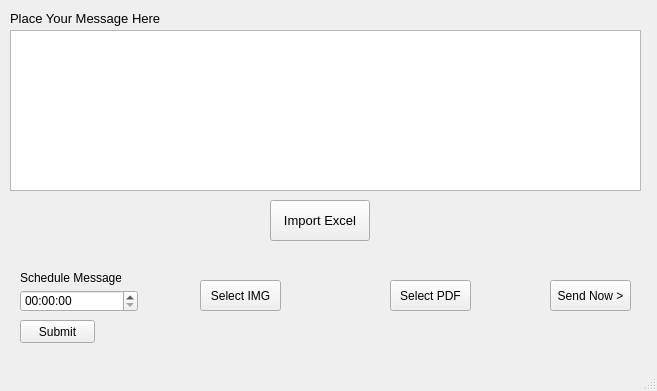
<?xml version="1.0" encoding="UTF-8"?>
<ui version="4.0">
 <class>MainWindow</class>
 <widget class="QMainWindow" name="MainWindow">
  <property name="geometry">
   <rect>
    <x>0</x>
    <y>0</y>
    <width>657</width>
    <height>391</height>
   </rect>
  </property>
  <property name="windowTitle">
   <string>MainWindow</string>
  </property>
  <widget class="QWidget" name="centralwidget">
   <widget class="QLabel" name="Placeur_msg_label">
    <property name="geometry">
     <rect>
      <x>10</x>
      <y>10</y>
      <width>221</width>
      <height>16</height>
     </rect>
    </property>
    <property name="font">
     <font>
      <pointsize>10</pointsize>
     </font>
    </property>
    <property name="text">
     <string>Place Your Message Here</string>
    </property>
   </widget>
   <widget class="QTextEdit" name="input_text_box">
    <property name="geometry">
     <rect>
      <x>10</x>
      <y>30</y>
      <width>631</width>
      <height>161</height>
     </rect>
    </property>
   </widget>
   <widget class="QPushButton" name="Import_excel">
    <property name="geometry">
     <rect>
      <x>270</x>
      <y>200</y>
      <width>100</width>
      <height>41</height>
     </rect>
    </property>
    <property name="font">
     <font>
      <pointsize>10</pointsize>
     </font>
    </property>
    <property name="text">
     <string>Import Excel</string>
    </property>
   </widget>
   <widget class="QPushButton" name="Send_now">
    <property name="geometry">
     <rect>
      <x>550</x>
      <y>280</y>
      <width>81</width>
      <height>31</height>
     </rect>
    </property>
    <property name="font">
     <font>
      <pointsize>9</pointsize>
     </font>
    </property>
    <property name="text">
     <string>Send Now &gt;</string>
    </property>
   </widget>
   <widget class="QPushButton" name="Submit">
    <property name="geometry">
     <rect>
      <x>20</x>
      <y>320</y>
      <width>75</width>
      <height>23</height>
     </rect>
    </property>
    <property name="text">
     <string>Submit</string>
    </property>
   </widget>
   <widget class="QTimeEdit" name="timeEdit_wid">
    <property name="geometry">
     <rect>
      <x>20</x>
      <y>290</y>
      <width>118</width>
      <height>22</height>
     </rect>
    </property>
   </widget>
   <widget class="QLabel" name="Schedule_msg">
    <property name="geometry">
     <rect>
      <x>20</x>
      <y>270</y>
      <width>101</width>
      <height>16</height>
     </rect>
    </property>
    <property name="font">
     <font>
      <pointsize>9</pointsize>
     </font>
    </property>
    <property name="text">
     <string>Schedule Message</string>
    </property>
   </widget>
   <widget class="QPushButton" name="Select_IMG">
    <property name="geometry">
     <rect>
      <x>200</x>
      <y>280</y>
      <width>81</width>
      <height>31</height>
     </rect>
    </property>
    <property name="text">
     <string>Select IMG</string>
    </property>
   </widget>
   <widget class="QPushButton" name="select_PDF">
    <property name="geometry">
     <rect>
      <x>390</x>
      <y>280</y>
      <width>81</width>
      <height>31</height>
     </rect>
    </property>
    <property name="text">
     <string>Select PDF</string>
    </property>
   </widget>
  </widget>
  <widget class="QMenuBar" name="menubar">
   <property name="geometry">
    <rect>
     <x>0</x>
     <y>0</y>
     <width>657</width>
     <height>21</height>
    </rect>
   </property>
  </widget>
  <widget class="QStatusBar" name="statusbar"/>
 </widget>
 <resources/>
 <connections/>
</ui>
